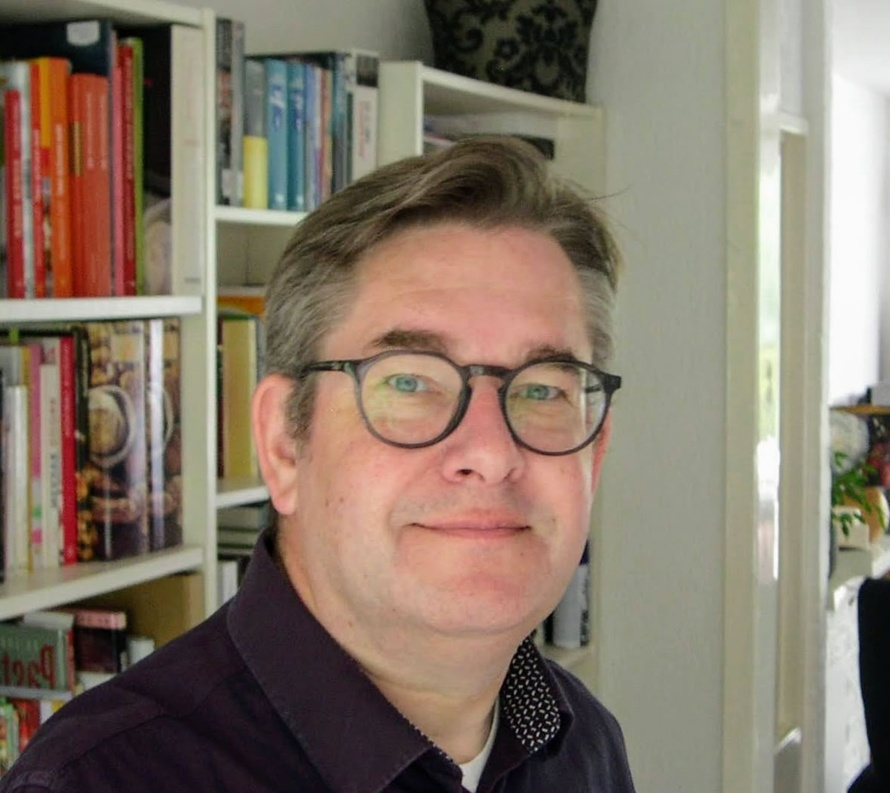
#> input picture henkvanderduim.jpg, 890 x 793 px, shrunk from 1179 x 1050 before the run
$ python tekenen.py
#> lines starting #> are read from the running program, lines starting #| are printed output that depends on the picture; after the words box and inside, x2 and y2 are one past the last pixel; in counts of white or black regions, pixels touching at a corner belong together
# importeren van benodigde libraries
import cv2
import numpy as np

# afbeedling lezen
img = cv2.imread("henkvanderduim.jpg")
#> img is the input picture: shape (793, 890, 3); mean B, G, R 105, 119.6, 133.5

# randen
gray = cv2.cvtColor(img, cv2.COLOR_BGR2GRAY)
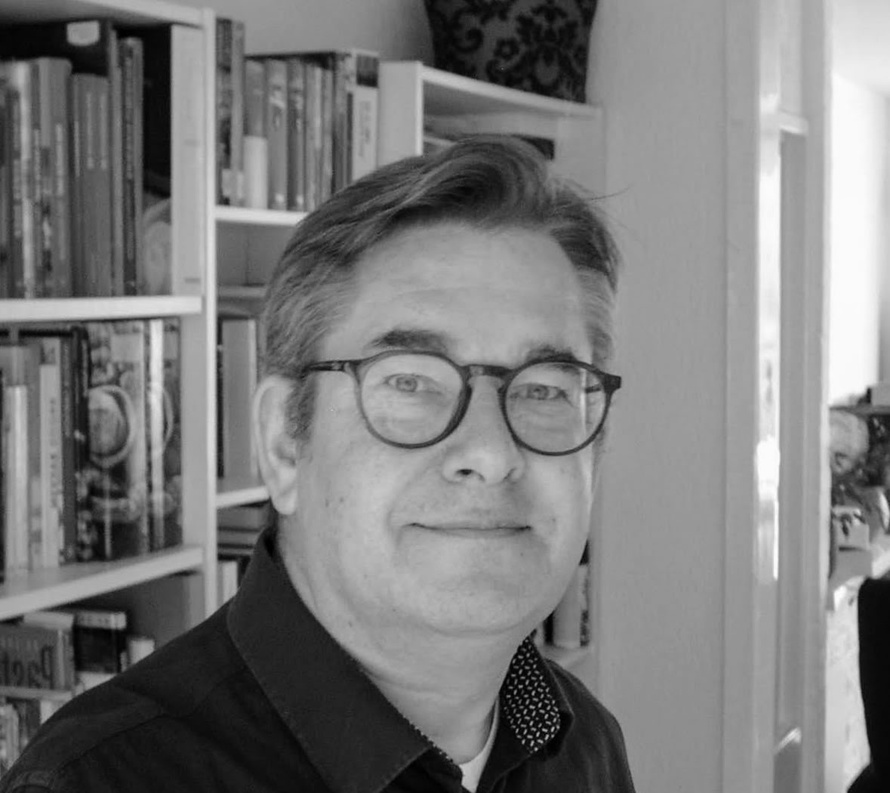
#> gray: shape (793, 890); min 0, max 254, mean 122.1
gray = cv2.medianBlur(gray, 5)
edges = cv2.adaptiveThreshold(
    gray, 255, cv2.ADAPTIVE_THRESH_MEAN_C, cv2.THRESH_BINARY, 9, 9
)
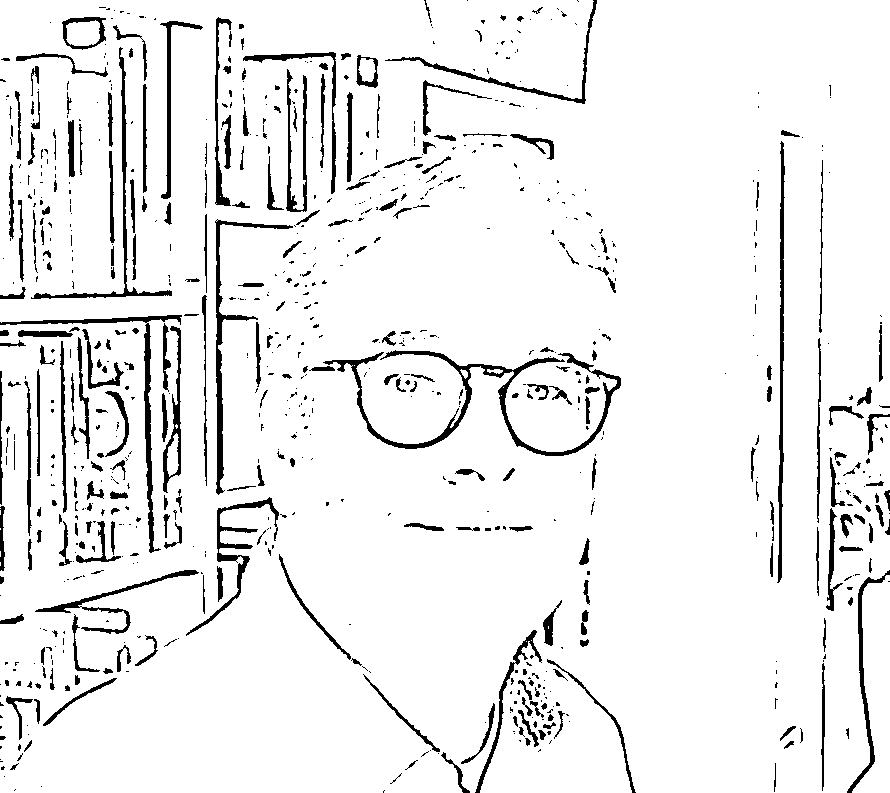
#> edges: shape (793, 890); 93.1% white; 810 black regions (526 under 20 px), largest, box (x1, y1, x2, y2) and area: (323, 350, 621, 456) 3497, (0, 315, 182, 553) 1868, (215, 219, 293, 495) 1766

# tekenen
color = cv2.bilateralFilter(img, 9, 250, 250)
cartoon = cv2.bitwise_and(color, color, mask=edges)
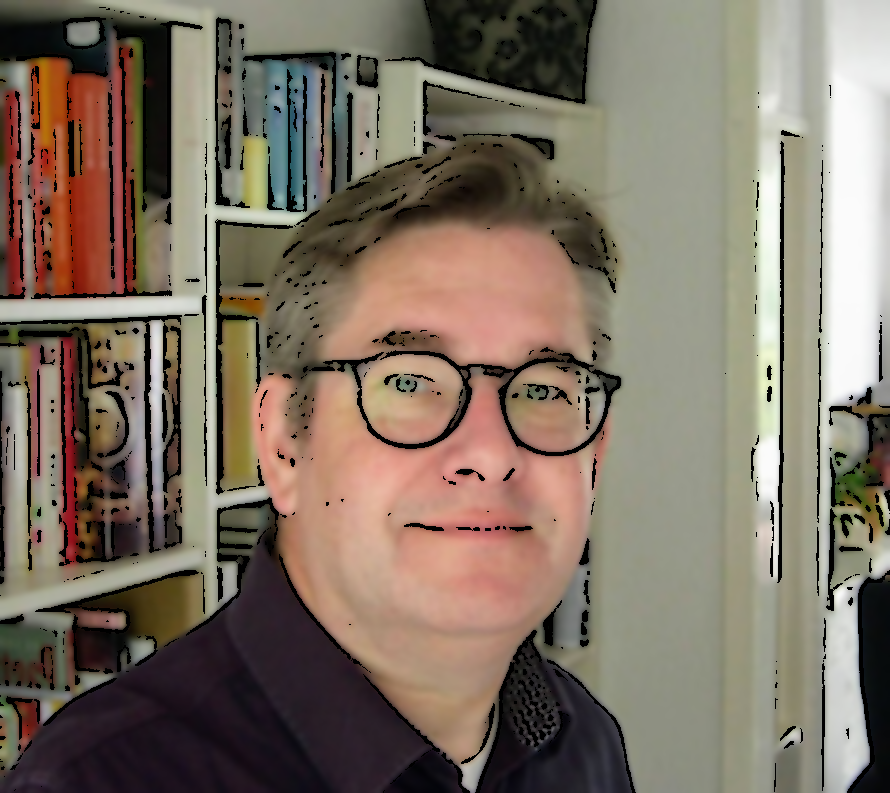
#> cartoon: shape (793, 890, 3); mean B, G, R 100.2, 114, 127

cv2.imshow("image", img)
cv2.imshow("edges", edges)
cv2.imshow("Cartoon", cartoon)
cv2.waitKey(0)
cv2.destroyAllWindows
